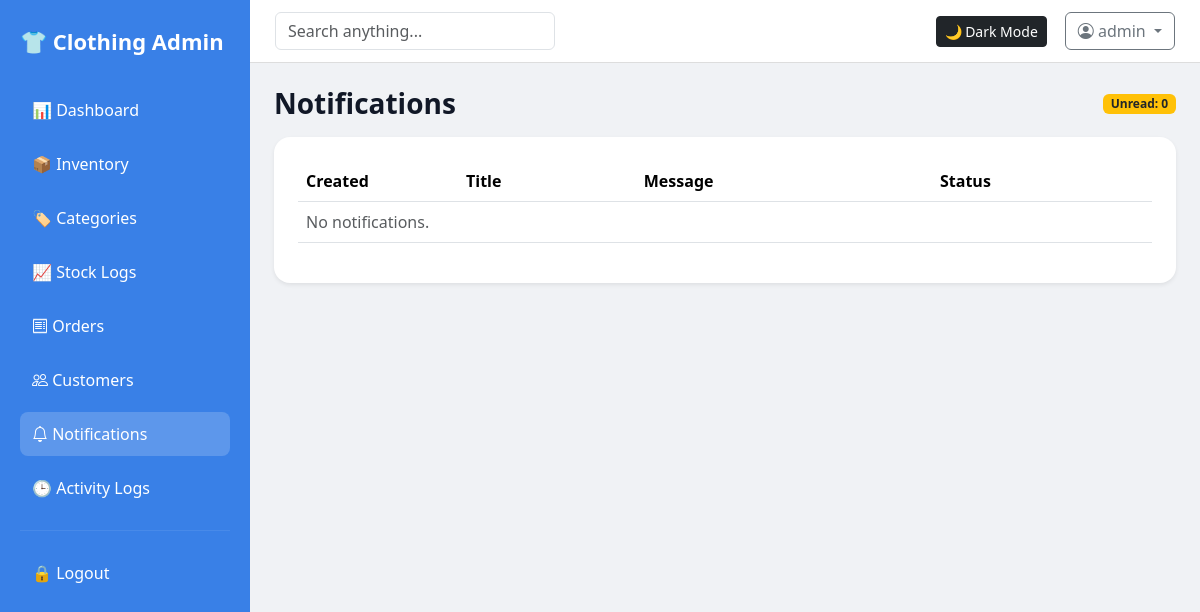
The app's page /admin/notifications (signed in), older data.
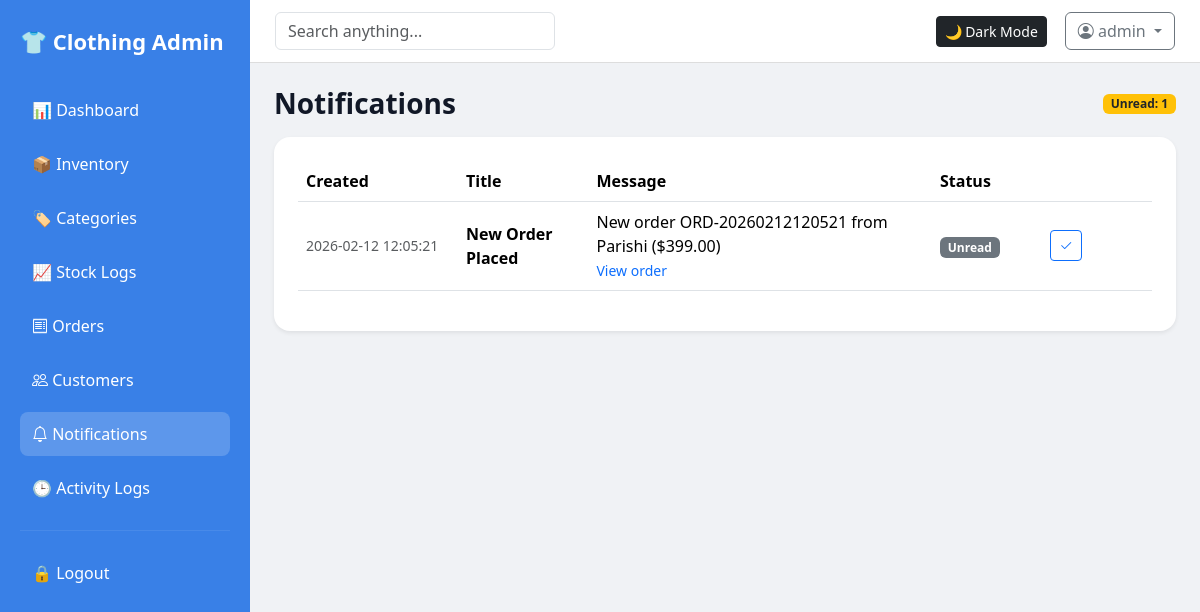
The same page, newer data.
### tables this page shows
CREATE TABLE notifications (
            id INTEGER PRIMARY KEY AUTOINCREMENT,
            type TEXT,                 -- order_placed, order_shipped, order_delivered, payment_received
            recipient TEXT,            -- 'admin' or customer_id
            title TEXT,
            message TEXT,
            read INTEGER DEFAULT 0,
            order_id INTEGER,
            created_at TEXT
        );

### customer_routes.py (the view)
    @app.route("/admin/notifications")
    @require_login
    @require_role("admin", "superadmin")
    def admin_notifications():
        db = get_db()
        unread_count = db.execute(
            "SELECT COUNT(*) AS cnt FROM notifications WHERE recipient='admin' AND read=0",
        ).fetchone()["cnt"]
        page = int(request.args.get("page", 1))
        per_page = 20
        count_row = db.execute("SELECT COUNT(*) AS cnt FROM notifications WHERE recipient='admin'").fetchone()
        total = count_row["cnt"] if count_row else 0
        total_pages = max(1, ceil(total / per_page)) if total else 1
        if page > total_pages:
            page = total_pages
        if page < 1:
            page = 1
        offset = (page - 1) * per_page
        notifications = db.execute(
            """
            SELECT * FROM notifications
            WHERE recipient='admin'
            ORDER BY created_at DESC
            LIMIT ? OFFSET ?
            """,
            (per_page, offset),
        ).fetchall()
        pages = list(range(1, total_pages + 1))
        return render_template(
            "admin_notifications.html",
            notifications=notifications,
            unread_count=unread_count,
            page=page,
            pages=pages,
            total=total,
            title="Notifications",
        )

### app.py (called while the page is built)
def get_db():
    conn = sqlite3.connect(os.path.join(BASE_DIR, "inventory.db"))
    conn.row_factory = sqlite3.Row
    return conn

def require_login(f):
    @wraps(f)
    def wrapper(*args, **kwargs):
        if not session.get("admin"):
            return redirect(url_for("login"))
        return f(*args, **kwargs)
    return wrapper

def require_role(*roles):
    def decorator(f):
        @wraps(f)
        def wrapper(*args, **kwargs):
            if not session.get("admin"):
                return redirect(url_for("login"))
            role = session.get("role", "staff")
            if role not in roles:
                flash("You do not have permission for this action.", "danger")
                return redirect(url_for("dashboard"))
            return f(*args, **kwargs)
        return wrapper
    return decorator

### templates/admin_notifications.html (shortened to what this page needs)
{% extends "base.html" %}
{% block content %}
<div class="d-flex flex-wrap justify-content-between align-items-center gap-2 mb-3">
    <h3 class="fw-bold mb-0">Notifications</h3>
    <div class="badge bg-warning text-dark">Unread: {{ unread_count }}</div>
</div>
<div class="card shadow-sm p-4">
    <div class="table-responsive">
        <table class="table align-middle">
            <thead>
                <tr>
                    <th style="width:160px;">Created</th>
                    <th>Title</th>
                    <th>Message</th>
                    <th style="width:110px;">Status</th>
                    <th style="width:110px;"></th>
                </tr>
            </thead>
            <tbody>
                {% for n in notifications %}
                <tr>
                    <td class="text-muted small">{{ n.created_at }}</td>
                    <td class="fw-semibold">{{ n.title }}</td>
                    <td>
                        <div>{{ n.message }}</div>
                        {% if n.order_id %}
                        <a class="small text-decoration-none" href="{{ url_for('admin_order_detail', order_id=n.order_id) }}">
                            View order
                        </a>
                        {% endif %}
                    </td>
                    <td>
                        {% if n.read %}
                        <span class="badge bg-success">Read</span>
                        {% else %}
                        <span class="badge bg-secondary">Unread</span>
                        {% endif %}
                    </td>
                    <td>
                        {% if not n.read %}
                        <button class="btn btn-sm btn-outline-primary" onclick="markRead({{ n.id }})">
                            <i class="bi bi-check2"></i>
                        </button>
                        {% else %}
                        <span class="text-muted small">—</span>
                        {% endif %}
                    </td>
                </tr>
                {% else %}
                <tr>
                    <td colspan="5" class="text-muted">No notifications.</td>
                </tr>
                {% endfor %}
            </tbody>
        </table>
    </div>
</div>
{% endblock %}

### templates/base.html (shortened to what this page needs)
<!DOCTYPE html>
<html lang="en">
<head>
    <link href="https://cdn.jsdelivr.net/npm/bootstrap@5.3.1/dist/css/bootstrap.min.css" rel="stylesheet">
    <link rel="stylesheet" href="https://cdn.datatables.net/1.13.7/css/dataTables.bootstrap5.min.css">
    <link href="https://cdn.jsdelivr.net/npm/bootstrap-icons@1.11.1/font/bootstrap-icons.css" rel="stylesheet">
</head>
<body>
<div class="layout">
    {% if session.get('admin') %}
    <aside class="sidebar">
        <div class="brand">👕 Clothing Admin</div>
        <a class="nav-link {% if request.path.startswith('/dashboard') %}active{% endif %}"
           href="{{ url_for('dashboard') }}">📊 Dashboard</a>
        <a class="nav-link {% if request.path.startswith('/inventory') %}active{% endif %}"
           href="{{ url_for('inventory') }}">📦 Inventory</a>
        <a class="nav-link {% if request.path.startswith('/categories') %}active{% endif %}"
           href="{{ url_for('categories') }}">🏷 Categories</a>
        <a class="nav-link {% if request.path.startswith('/stock-logs') %}active{% endif %}"
           href="{{ url_for('stock_logs') }}">📈 Stock Logs</a>
        {% if session.get('role') in ['admin','superadmin'] %}
        <a class="nav-link {% if request.path.startswith('/admin/orders') %}active{% endif %}"
           href="{{ url_for('admin_orders') }}"><i class="bi bi-receipt"></i> Orders</a>
        <a class="nav-link {% if request.path.startswith('/admin/customers') %}active{% endif %}"
           href="{{ url_for('admin_customers') }}"><i class="bi bi-people"></i> Customers</a>
        <a class="nav-link {% if request.path.startswith('/admin/notifications') %}active{% endif %}"
           href="{{ url_for('admin_notifications') }}"><i class="bi bi-bell"></i> Notifications</a>
        <a class="nav-link {% if request.path.startswith('/logs') %}active{% endif %}"
           href="{{ url_for('logs') }}">🕒 Activity Logs</a>
        {% endif %}
        <hr style="border-color: rgba(255,255,255,0.3); margin: 20px 0;">
        <a class="nav-link" href="{{ url_for('logout') }}">🔒 Logout</a>
    </aside>
    {% endif %}
    <main class="main">
        {% if session.get('admin') %}
        <div class="top-navbar">
            <form method="GET" action="{{ url_for('search') }}" class="top-search">
                <input type="text" class="form-control" placeholder="Search anything..." name="q">
            </form>
            <div class="top-right">
                <button id="themeToggle" class="btn btn-sm btn-dark">
                </button>
                <div class="dropdown">
                    <button class="btn btn-outline-secondary dropdown-toggle" data-bs-toggle="dropdown">
                        <i class="bi bi-person-circle"></i> {{ session['admin'] }}
                    </button>
                </div>
            </div>
        </div>
        {% endif %}
        <div class="p-4">
            {% block content %}{% endblock %}
        </div>
    </main>
</div>
</body>
</html>

Row changes from the older to the newer data that the page shows:
added notifications: admin "admin", created_at "2026-02-12 12:05:21", title "New Order Placed", message "New order ORD-20260212120521 from Parishi ($399.00)", read "Unread"
Text that changed along with them:
{{ unread_count }}: "0" → "1"
{{ session['admin'] }}: "admin" → (not shown)
text no longer shown: "No notifications."
